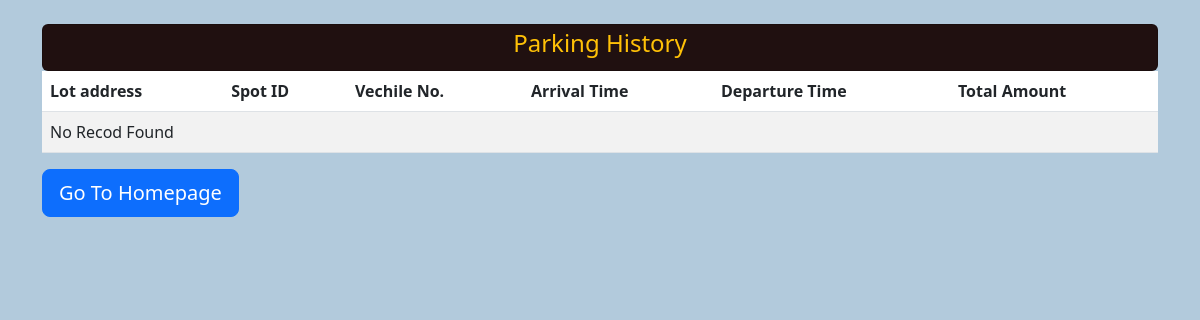
Before: /user/history/5 (signed in) with the older database file.
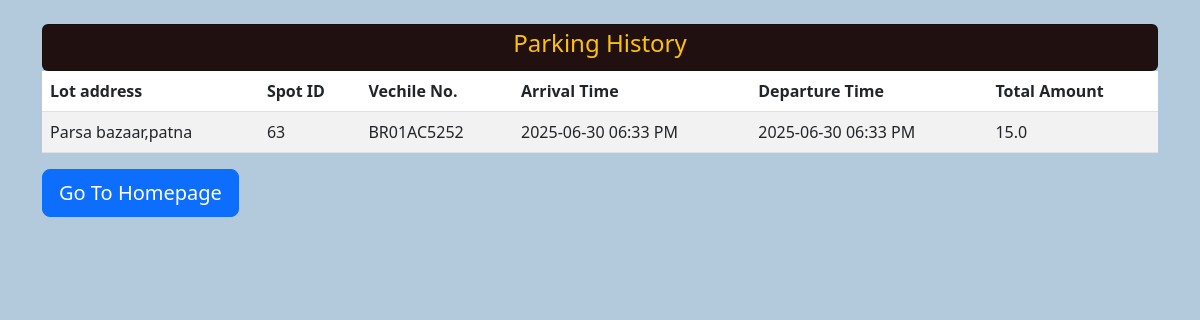
After: the same page with the newer database file.
### controllers/model.py (models this page shows)
class ParkingHistory(db.Model):
    id = db.Column(db.Integer, primary_key=True)
    user_id = db.Column(db.Integer)
    lot_name = db.Column(db.String(50))
    lot_address = db.Column(db.String(200))
    spot_id= db.Column(db.Integer)
    vehicle_number = db.Column(db.String(20))
    time_in = db.Column(db.String(20))
    time_out = db.Column(db.String(20))
    cost = db.Column(db.Float)

### controllers/user_route.py (the view)
@app.route("/user/history/<int:user_id>")
@login_required
def history(user_id):
    history = ParkingHistory.query.filter_by(user_id=user_id).all()
    return render_template("history.html",history=history,user_id=user_id)

### app.py (called while the page is built)
@login_manager.user_loader
def load_user(user_id):
    return User.query.get(user_id)

### templates/history.html (shortened to what this page needs)
<!DOCTYPE html>
<html lang="en">
<head>
  <link href="https://cdn.jsdelivr.net/npm/bootstrap@5.3.0/dist/css/bootstrap.min.css" rel="stylesheet">
</head>
<body>
      <div class="container mt-4">
    <div class="card mx-auto p-1" style="background-color: #201010;">
    <h4 class="text-center mb-6 text-warning">Parking History</h4>
     </div>
    <table class="table table-striped">
      <thead>
        <tr>
          <th>Lot address</th>
          <th>Spot ID</th>
          <th>Vechile No.</th>
          <th>Arrival Time</th>
          <th>Departure Time</th>
          <th>Total Amount</th>
        </tr>
      </thead>
      <tbody>
        {% for user in history %}
         <tr>
           <td>{{ user.lot_address }}</td>
           <td>{{ user.spot_id }}</td>
           <td>{{ user.vehicle_number }}</td>
           <td>{{ user.time_in }}</td>
           <td>{{ user.time_out }}</td>
           <td>{{ user.cost }}</td>
         </tr>
         {% else %}
         <tr>
            <td colspan="6">No Recod Found</td>
         </tr>
        {% endfor %}
        </tbody>
    </table>
    <a href="{{ url_for('user_dashboard', user_id=user_id) }}" class="btn btn-primary btn-lg">Go To Homepage</a>
</div>
</body>
</html>

Changed rows visible on the page:
added ParkingHistory: lot_address "Parsa bazaar,patna", spot_id "63", vehicle_number "BR01AC5252", time_in "2025-06-30 06:33 PM", time_out "2025-06-30 06:33 PM", cost "15.0"
Other visible differences:
text no longer shown: "No Recod Found"
